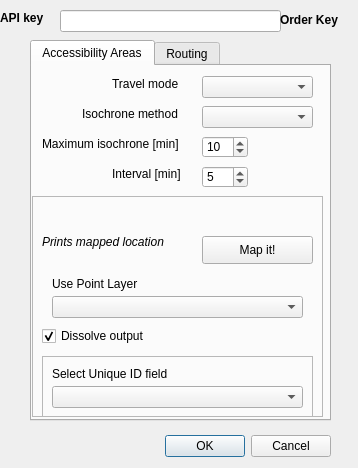
<?xml version="1.0" encoding="UTF-8"?>
<ui version="4.0">
 <class>ORStoolsDialogBase</class>
 <widget class="QDialog" name="ORStoolsDialogBase">
  <property name="geometry">
   <rect>
    <x>0</x>
    <y>0</y>
    <width>358</width>
    <height>468</height>
   </rect>
  </property>
  <property name="windowTitle">
   <string>ORS Tools</string>
  </property>
  <widget class="QDialogButtonBox" name="button_box">
   <property name="geometry">
    <rect>
     <x>-10</x>
     <y>430</y>
     <width>341</width>
     <height>32</height>
    </rect>
   </property>
   <property name="orientation">
    <enum>Qt::Horizontal</enum>
   </property>
   <property name="standardButtons">
    <set>QDialogButtonBox::Cancel|QDialogButtonBox::Ok</set>
   </property>
  </widget>
  <widget class="QTabWidget" name="tabWidget">
   <property name="geometry">
    <rect>
     <x>30</x>
     <y>40</y>
     <width>301</width>
     <height>381</height>
    </rect>
   </property>
   <property name="currentIndex">
    <number>0</number>
   </property>
   <widget class="QWidget" name="tab">
    <attribute name="title">
     <string>Accessibility Areas</string>
    </attribute>
    <widget class="QFrame" name="frame_2">
     <property name="geometry">
      <rect>
       <x>0</x>
       <y>130</y>
       <width>291</width>
       <height>221</height>
      </rect>
     </property>
     <property name="frameShape">
      <enum>QFrame::StyledPanel</enum>
     </property>
     <property name="frameShadow">
      <enum>QFrame::Raised</enum>
     </property>
     <widget class="QFrame" name="frame">
      <property name="geometry">
       <rect>
        <x>10</x>
        <y>160</y>
        <width>271</width>
        <height>61</height>
       </rect>
      </property>
      <property name="frameShape">
       <enum>QFrame::StyledPanel</enum>
      </property>
      <property name="frameShadow">
       <enum>QFrame::Raised</enum>
      </property>
      <property name="lineWidth">
       <number>1</number>
      </property>
      <widget class="QLabel" name="label_11">
       <property name="geometry">
        <rect>
         <x>10</x>
         <y>10</y>
         <width>231</width>
         <height>16</height>
        </rect>
       </property>
       <property name="text">
        <string>Select Unique ID field</string>
       </property>
      </widget>
      <widget class="QComboBox" name="id_field">
       <property name="geometry">
        <rect>
         <x>10</x>
         <y>30</y>
         <width>251</width>
         <height>22</height>
        </rect>
       </property>
      </widget>
     </widget>
     <widget class="QLabel" name="access_text">
      <property name="geometry">
       <rect>
        <x>10</x>
        <y>10</y>
        <width>151</width>
        <height>71</height>
       </rect>
      </property>
      <property name="palette">
       <palette>
        <active>
         <colorrole role="WindowText">
          <brush brushstyle="SolidPattern">
           <color alpha="255">
            <red>0</red>
            <green>0</green>
            <blue>0</blue>
           </color>
          </brush>
         </colorrole>
         <colorrole role="Button">
          <brush brushstyle="SolidPattern">
           <color alpha="255">
            <red>255</red>
            <green>255</green>
            <blue>127</blue>
           </color>
          </brush>
         </colorrole>
         <colorrole role="Light">
          <brush brushstyle="SolidPattern">
           <color alpha="255">
            <red>255</red>
            <green>255</green>
            <blue>255</blue>
           </color>
          </brush>
         </colorrole>
         <colorrole role="Midlight">
          <brush brushstyle="SolidPattern">
           <color alpha="255">
            <red>255</red>
            <green>255</green>
            <blue>191</blue>
           </color>
          </brush>
         </colorrole>
         <colorrole role="Dark">
          <brush brushstyle="SolidPattern">
           <color alpha="255">
            <red>127</red>
            <green>127</green>
            <blue>63</blue>
           </color>
          </brush>
         </colorrole>
         <colorrole role="Mid">
          <brush brushstyle="SolidPattern">
           <color alpha="255">
            <red>170</red>
            <green>170</green>
            <blue>84</blue>
           </color>
          </brush>
         </colorrole>
         <colorrole role="Text">
          <brush brushstyle="SolidPattern">
           <color alpha="255">
            <red>0</red>
            <green>0</green>
            <blue>0</blue>
           </color>
          </brush>
         </colorrole>
         <colorrole role="BrightText">
          <brush brushstyle="SolidPattern">
           <color alpha="255">
            <red>255</red>
            <green>255</green>
            <blue>255</blue>
           </color>
          </brush>
         </colorrole>
         <colorrole role="ButtonText">
          <brush brushstyle="SolidPattern">
           <color alpha="255">
            <red>0</red>
            <green>0</green>
            <blue>0</blue>
           </color>
          </brush>
         </colorrole>
         <colorrole role="Base">
          <brush brushstyle="SolidPattern">
           <color alpha="255">
            <red>255</red>
            <green>255</green>
            <blue>255</blue>
           </color>
          </brush>
         </colorrole>
         <colorrole role="Window">
          <brush brushstyle="SolidPattern">
           <color alpha="255">
            <red>255</red>
            <green>255</green>
            <blue>127</blue>
           </color>
          </brush>
         </colorrole>
         <colorrole role="Shadow">
          <brush brushstyle="SolidPattern">
           <color alpha="255">
            <red>0</red>
            <green>0</green>
            <blue>0</blue>
           </color>
          </brush>
         </colorrole>
         <colorrole role="AlternateBase">
          <brush brushstyle="SolidPattern">
           <color alpha="255">
            <red>255</red>
            <green>255</green>
            <blue>191</blue>
           </color>
          </brush>
         </colorrole>
         <colorrole role="ToolTipBase">
          <brush brushstyle="SolidPattern">
           <color alpha="255">
            <red>255</red>
            <green>255</green>
            <blue>220</blue>
           </color>
          </brush>
         </colorrole>
         <colorrole role="ToolTipText">
          <brush brushstyle="SolidPattern">
           <color alpha="255">
            <red>0</red>
            <green>0</green>
            <blue>0</blue>
           </color>
          </brush>
         </colorrole>
        </active>
        <inactive>
         <colorrole role="WindowText">
          <brush brushstyle="SolidPattern">
           <color alpha="255">
            <red>0</red>
            <green>0</green>
            <blue>0</blue>
           </color>
          </brush>
         </colorrole>
         <colorrole role="Button">
          <brush brushstyle="SolidPattern">
           <color alpha="255">
            <red>255</red>
            <green>255</green>
            <blue>127</blue>
           </color>
          </brush>
         </colorrole>
         <colorrole role="Light">
          <brush brushstyle="SolidPattern">
           <color alpha="255">
            <red>255</red>
            <green>255</green>
            <blue>255</blue>
           </color>
          </brush>
         </colorrole>
         <colorrole role="Midlight">
          <brush brushstyle="SolidPattern">
           <color alpha="255">
            <red>255</red>
            <green>255</green>
            <blue>191</blue>
           </color>
          </brush>
         </colorrole>
         <colorrole role="Dark">
          <brush brushstyle="SolidPattern">
           <color alpha="255">
            <red>127</red>
            <green>127</green>
            <blue>63</blue>
           </color>
          </brush>
         </colorrole>
         <colorrole role="Mid">
          <brush brushstyle="SolidPattern">
           <color alpha="255">
            <red>170</red>
            <green>170</green>
            <blue>84</blue>
           </color>
          </brush>
         </colorrole>
         <colorrole role="Text">
          <brush brushstyle="SolidPattern">
           <color alpha="255">
            <red>0</red>
            <green>0</green>
            <blue>0</blue>
           </color>
          </brush>
         </colorrole>
         <colorrole role="BrightText">
          <brush brushstyle="SolidPattern">
           <color alpha="255">
            <red>255</red>
            <green>255</green>
            <blue>255</blue>
           </color>
          </brush>
         </colorrole>
         <colorrole role="ButtonText">
          <brush brushstyle="SolidPattern">
           <color alpha="255">
            <red>0</red>
            <green>0</green>
            <blue>0</blue>
           </color>
          </brush>
         </colorrole>
         <colorrole role="Base">
          <brush brushstyle="SolidPattern">
           <color alpha="255">
            <red>255</red>
            <green>255</green>
            <blue>255</blue>
           </color>
          </brush>
         </colorrole>
         <colorrole role="Window">
          <brush brushstyle="SolidPattern">
           <color alpha="255">
            <red>255</red>
            <green>255</green>
            <blue>127</blue>
           </color>
          </brush>
         </colorrole>
         <colorrole role="Shadow">
          <brush brushstyle="SolidPattern">
           <color alpha="255">
            <red>0</red>
            <green>0</green>
            <blue>0</blue>
           </color>
          </brush>
         </colorrole>
         <colorrole role="AlternateBase">
          <brush brushstyle="SolidPattern">
           <color alpha="255">
            <red>255</red>
            <green>255</green>
            <blue>191</blue>
           </color>
          </brush>
         </colorrole>
         <colorrole role="ToolTipBase">
          <brush brushstyle="SolidPattern">
           <color alpha="255">
            <red>255</red>
            <green>255</green>
            <blue>220</blue>
           </color>
          </brush>
         </colorrole>
         <colorrole role="ToolTipText">
          <brush brushstyle="SolidPattern">
           <color alpha="255">
            <red>0</red>
            <green>0</green>
            <blue>0</blue>
           </color>
          </brush>
         </colorrole>
        </inactive>
        <disabled>
         <colorrole role="WindowText">
          <brush brushstyle="SolidPattern">
           <color alpha="255">
            <red>127</red>
            <green>127</green>
            <blue>63</blue>
           </color>
          </brush>
         </colorrole>
         <colorrole role="Button">
          <brush brushstyle="SolidPattern">
           <color alpha="255">
            <red>255</red>
            <green>255</green>
            <blue>127</blue>
           </color>
          </brush>
         </colorrole>
         <colorrole role="Light">
          <brush brushstyle="SolidPattern">
           <color alpha="255">
            <red>255</red>
            <green>255</green>
            <blue>255</blue>
           </color>
          </brush>
         </colorrole>
         <colorrole role="Midlight">
          <brush brushstyle="SolidPattern">
           <color alpha="255">
            <red>255</red>
            <green>255</green>
            <blue>191</blue>
           </color>
          </brush>
         </colorrole>
         <colorrole role="Dark">
          <brush brushstyle="SolidPattern">
           <color alpha="255">
            <red>127</red>
            <green>127</green>
            <blue>63</blue>
           </color>
          </brush>
         </colorrole>
         <colorrole role="Mid">
          <brush brushstyle="SolidPattern">
           <color alpha="255">
            <red>170</red>
            <green>170</green>
            <blue>84</blue>
           </color>
          </brush>
         </colorrole>
         <colorrole role="Text">
          <brush brushstyle="SolidPattern">
           <color alpha="255">
            <red>127</red>
            <green>127</green>
            <blue>63</blue>
           </color>
          </brush>
         </colorrole>
         <colorrole role="BrightText">
          <brush brushstyle="SolidPattern">
           <color alpha="255">
            <red>255</red>
            <green>255</green>
            <blue>255</blue>
           </color>
          </brush>
         </colorrole>
         <colorrole role="ButtonText">
          <brush brushstyle="SolidPattern">
           <color alpha="255">
            <red>127</red>
            <green>127</green>
            <blue>63</blue>
           </color>
          </brush>
         </colorrole>
         <colorrole role="Base">
          <brush brushstyle="SolidPattern">
           <color alpha="255">
            <red>255</red>
            <green>255</green>
            <blue>127</blue>
           </color>
          </brush>
         </colorrole>
         <colorrole role="Window">
          <brush brushstyle="SolidPattern">
           <color alpha="255">
            <red>255</red>
            <green>255</green>
            <blue>127</blue>
           </color>
          </brush>
         </colorrole>
         <colorrole role="Shadow">
          <brush brushstyle="SolidPattern">
           <color alpha="255">
            <red>0</red>
            <green>0</green>
            <blue>0</blue>
           </color>
          </brush>
         </colorrole>
         <colorrole role="AlternateBase">
          <brush brushstyle="SolidPattern">
           <color alpha="255">
            <red>255</red>
            <green>255</green>
            <blue>127</blue>
           </color>
          </brush>
         </colorrole>
         <colorrole role="ToolTipBase">
          <brush brushstyle="SolidPattern">
           <color alpha="255">
            <red>255</red>
            <green>255</green>
            <blue>220</blue>
           </color>
          </brush>
         </colorrole>
         <colorrole role="ToolTipText">
          <brush brushstyle="SolidPattern">
           <color alpha="255">
            <red>0</red>
            <green>0</green>
            <blue>0</blue>
           </color>
          </brush>
         </colorrole>
        </disabled>
       </palette>
      </property>
      <property name="font">
       <font>
        <italic>true</italic>
       </font>
      </property>
      <property name="text">
       <string>Prints mapped location</string>
      </property>
     </widget>
     <widget class="QComboBox" name="layer">
      <property name="geometry">
       <rect>
        <x>20</x>
        <y>100</y>
        <width>251</width>
        <height>22</height>
       </rect>
      </property>
      <property name="toolTip">
       <string>Input Layer must be of type 'Point' and in EPSG:4326</string>
      </property>
      <property name="whatsThis">
       <string/>
      </property>
     </widget>
     <widget class="QPushButton" name="access_map">
      <property name="geometry">
       <rect>
        <x>170</x>
        <y>40</y>
        <width>111</width>
        <height>28</height>
       </rect>
      </property>
      <property name="toolTip">
       <string>&lt;html&gt;&lt;head/&gt;&lt;body&gt;&lt;p&gt;Click on map canvas to select a point source for accessibility area&lt;/p&gt;&lt;/body&gt;&lt;/html&gt;</string>
      </property>
      <property name="text">
       <string>Map it!</string>
      </property>
     </widget>
     <widget class="QCheckBox" name="check_dissolve">
      <property name="geometry">
       <rect>
        <x>10</x>
        <y>130</y>
        <width>201</width>
        <height>20</height>
       </rect>
      </property>
      <property name="text">
       <string>Dissolve output</string>
      </property>
      <property name="checked">
       <bool>true</bool>
      </property>
     </widget>
     <widget class="QLabel" name="label">
      <property name="geometry">
       <rect>
        <x>20</x>
        <y>80</y>
        <width>231</width>
        <height>16</height>
       </rect>
      </property>
      <property name="text">
       <string>Use Point Layer</string>
      </property>
     </widget>
    </widget>
    <widget class="QLabel" name="label_5">
     <property name="geometry">
      <rect>
       <x>50</x>
       <y>40</y>
       <width>131</width>
       <height>16</height>
      </rect>
     </property>
     <property name="text">
      <string>Isochrone method</string>
     </property>
    </widget>
    <widget class="QLabel" name="label_3">
     <property name="geometry">
      <rect>
       <x>80</x>
       <y>10</y>
       <width>81</width>
       <height>16</height>
      </rect>
     </property>
     <property name="text">
      <string>Travel mode</string>
     </property>
    </widget>
    <widget class="QComboBox" name="method">
     <property name="geometry">
      <rect>
       <x>170</x>
       <y>40</y>
       <width>111</width>
       <height>22</height>
      </rect>
     </property>
    </widget>
    <widget class="QSpinBox" name="iso_int">
     <property name="geometry">
      <rect>
       <x>170</x>
       <y>100</y>
       <width>46</width>
       <height>22</height>
      </rect>
     </property>
     <property name="maximum">
      <number>30</number>
     </property>
     <property name="value">
      <number>5</number>
     </property>
    </widget>
    <widget class="QLabel" name="label_2">
     <property name="geometry">
      <rect>
       <x>10</x>
       <y>70</y>
       <width>151</width>
       <height>16</height>
      </rect>
     </property>
     <property name="toolTip">
      <string>&lt;html&gt;&lt;head/&gt;&lt;body&gt;&lt;p&gt;Maximum accessibility distance in minutes&lt;/p&gt;&lt;/body&gt;&lt;/html&gt;</string>
     </property>
     <property name="text">
      <string>Maximum isochrone [min]</string>
     </property>
    </widget>
    <widget class="QSpinBox" name="iso_max">
     <property name="geometry">
      <rect>
       <x>170</x>
       <y>70</y>
       <width>46</width>
       <height>22</height>
      </rect>
     </property>
     <property name="maximum">
      <number>30</number>
     </property>
     <property name="value">
      <number>10</number>
     </property>
    </widget>
    <widget class="QLabel" name="label_4">
     <property name="geometry">
      <rect>
       <x>80</x>
       <y>100</y>
       <width>91</width>
       <height>16</height>
      </rect>
     </property>
     <property name="toolTip">
      <string>&lt;html&gt;&lt;head/&gt;&lt;body&gt;&lt;p&gt;The interval 'Maximum isochrone' will be incremented by&lt;/p&gt;&lt;/body&gt;&lt;/html&gt;</string>
     </property>
     <property name="text">
      <string>Interval [min]</string>
     </property>
    </widget>
    <widget class="QComboBox" name="mode">
     <property name="geometry">
      <rect>
       <x>170</x>
       <y>10</y>
       <width>111</width>
       <height>22</height>
      </rect>
     </property>
    </widget>
   </widget>
   <widget class="QWidget" name="tab_2">
    <attribute name="title">
     <string>Routing</string>
    </attribute>
    <widget class="QLabel" name="label_8">
     <property name="geometry">
      <rect>
       <x>0</x>
       <y>10</y>
       <width>81</width>
       <height>16</height>
      </rect>
     </property>
     <property name="text">
      <string>Start Address</string>
     </property>
    </widget>
    <widget class="QLabel" name="label_7">
     <property name="geometry">
      <rect>
       <x>10</x>
       <y>40</y>
       <width>71</width>
       <height>16</height>
      </rect>
     </property>
     <property name="text">
      <string>End Address</string>
     </property>
    </widget>
    <widget class="QLabel" name="label_9">
     <property name="geometry">
      <rect>
       <x>10</x>
       <y>70</y>
       <width>71</width>
       <height>16</height>
      </rect>
     </property>
     <property name="text">
      <string>Via Address</string>
     </property>
    </widget>
    <widget class="QLabel" name="label_10">
     <property name="geometry">
      <rect>
       <x>10</x>
       <y>100</y>
       <width>71</width>
       <height>16</height>
      </rect>
     </property>
     <property name="text">
      <string>Travel mode</string>
     </property>
    </widget>
    <widget class="QLabel" name="label_12">
     <property name="geometry">
      <rect>
       <x>0</x>
       <y>130</y>
       <width>81</width>
       <height>16</height>
      </rect>
     </property>
     <property name="text">
      <string>Routing mode</string>
     </property>
    </widget>
    <widget class="QLabel" name="label_13">
     <property name="geometry">
      <rect>
       <x>20</x>
       <y>160</y>
       <width>81</width>
       <height>16</height>
      </rect>
     </property>
     <property name="text">
      <string>Max Speed</string>
     </property>
    </widget>
    <widget class="QComboBox" name="mode_travel">
     <property name="geometry">
      <rect>
       <x>90</x>
       <y>100</y>
       <width>151</width>
       <height>22</height>
      </rect>
     </property>
    </widget>
    <widget class="QComboBox" name="mode_routing">
     <property name="geometry">
      <rect>
       <x>90</x>
       <y>130</y>
       <width>151</width>
       <height>22</height>
      </rect>
     </property>
    </widget>
    <widget class="QSpinBox" name="speed_max">
     <property name="geometry">
      <rect>
       <x>90</x>
       <y>160</y>
       <width>46</width>
       <height>22</height>
      </rect>
     </property>
     <property name="maximum">
      <number>300</number>
     </property>
     <property name="singleStep">
      <number>5</number>
     </property>
     <property name="value">
      <number>120</number>
     </property>
    </widget>
    <widget class="QPushButton" name="add_start_button">
     <property name="geometry">
      <rect>
       <x>250</x>
       <y>10</y>
       <width>41</width>
       <height>28</height>
      </rect>
     </property>
     <property name="text">
      <string>Map</string>
     </property>
    </widget>
    <widget class="QPushButton" name="add_end_button">
     <property name="geometry">
      <rect>
       <x>250</x>
       <y>40</y>
       <width>41</width>
       <height>28</height>
      </rect>
     </property>
     <property name="text">
      <string>Map</string>
     </property>
    </widget>
    <widget class="QPushButton" name="add_via_button">
     <property name="geometry">
      <rect>
       <x>250</x>
       <y>70</y>
       <width>41</width>
       <height>28</height>
      </rect>
     </property>
     <property name="text">
      <string>Map</string>
     </property>
    </widget>
    <widget class="QTextEdit" name="add_start">
     <property name="geometry">
      <rect>
       <x>90</x>
       <y>10</y>
       <width>151</width>
       <height>21</height>
      </rect>
     </property>
    </widget>
    <widget class="QTextEdit" name="add_via">
     <property name="geometry">
      <rect>
       <x>90</x>
       <y>70</y>
       <width>151</width>
       <height>21</height>
      </rect>
     </property>
    </widget>
    <widget class="QTextEdit" name="add_end">
     <property name="geometry">
      <rect>
       <x>90</x>
       <y>40</y>
       <width>151</width>
       <height>21</height>
      </rect>
     </property>
    </widget>
   </widget>
  </widget>
  <widget class="QLabel" name="label_6">
   <property name="geometry">
    <rect>
     <x>0</x>
     <y>10</y>
     <width>53</width>
     <height>16</height>
    </rect>
   </property>
   <property name="font">
    <font>
     <weight>75</weight>
     <bold>true</bold>
    </font>
   </property>
   <property name="text">
    <string>API key</string>
   </property>
  </widget>
  <widget class="QLineEdit" name="api_key">
   <property name="geometry">
    <rect>
     <x>60</x>
     <y>10</y>
     <width>221</width>
     <height>22</height>
    </rect>
   </property>
   <property name="toolTip">
    <string>&lt;html&gt;&lt;head/&gt;&lt;body&gt;&lt;p&gt;Public key is &lt;/p&gt;&lt;p&gt;ee0b8233adff52ce9fd6afc2a2859a28&lt;/p&gt;&lt;/body&gt;&lt;/html&gt;</string>
   </property>
  </widget>
  <widget class="QLabel" name="key_order">
   <property name="geometry">
    <rect>
     <x>280</x>
     <y>10</y>
     <width>81</width>
     <height>20</height>
    </rect>
   </property>
   <property name="font">
    <font>
     <pointsize>9</pointsize>
     <weight>75</weight>
     <bold>true</bold>
    </font>
   </property>
   <property name="text">
    <string>Order Key</string>
   </property>
  </widget>
 </widget>
 <tabstops>
  <tabstop>mode</tabstop>
  <tabstop>method</tabstop>
  <tabstop>iso_max</tabstop>
  <tabstop>iso_int</tabstop>
  <tabstop>access_map</tabstop>
  <tabstop>layer</tabstop>
  <tabstop>check_dissolve</tabstop>
  <tabstop>id_field</tabstop>
  <tabstop>button_box</tabstop>
  <tabstop>tabWidget</tabstop>
  <tabstop>api_key</tabstop>
  <tabstop>mode_travel</tabstop>
  <tabstop>mode_routing</tabstop>
  <tabstop>speed_max</tabstop>
  <tabstop>add_start_button</tabstop>
  <tabstop>add_via_button</tabstop>
  <tabstop>add_end_button</tabstop>
 </tabstops>
 <resources/>
 <connections>
  <connection>
   <sender>button_box</sender>
   <signal>accepted()</signal>
   <receiver>ORStoolsDialogBase</receiver>
   <slot>accept()</slot>
   <hints>
    <hint type="sourcelabel">
     <x>20</x>
     <y>20</y>
    </hint>
    <hint type="destinationlabel">
     <x>20</x>
     <y>20</y>
    </hint>
   </hints>
  </connection>
  <connection>
   <sender>button_box</sender>
   <signal>rejected()</signal>
   <receiver>ORStoolsDialogBase</receiver>
   <slot>reject()</slot>
   <hints>
    <hint type="sourcelabel">
     <x>20</x>
     <y>20</y>
    </hint>
    <hint type="destinationlabel">
     <x>20</x>
     <y>20</y>
    </hint>
   </hints>
  </connection>
 </connections>
</ui>
